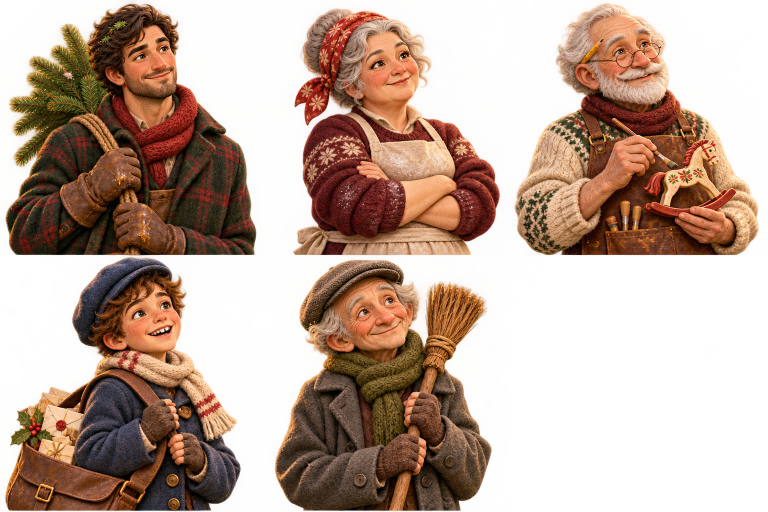
#> input picture games/christmas-market/art/story-cast.png, 1536 x 1024 px (shown at 1/2 size)
$ python prepare_story_cast.py
#> lines starting #> are read from the running program, lines starting #| are printed output that depends on the picture
#!/usr/bin/env python3
"""Register the ImageGen story busts on the existing dialogue canvas."""
import argparse
from pathlib import Path

from PIL import Image

ROOT = Path(__file__).resolve().parents[1]
SIZE = (320, 480)
# Crop windows on the 1536×1024 sheet. Include the full visible silhouette.
CROPS = {
    'theo': (8, 0, 512, 511),
    'agnes': (580, 0, 1006, 511),
    'henrik': (1025, 0, 1523, 511),
    'pip': (6, 512, 488, 1022),
    'wren': (545, 512, 990, 1022),
}
NEW_CROPS = {
    'alder': (62, 0, 600, 618),
    'finch': (642, 0, 1227, 618),
    'mary': (0, 624, 621, 1242),
    'rosa': (644, 624, 1254, 1242),
}


def export(key, atlas, crop, check):
    # Keep the atlas's right-facing pose. Dialogue mirrors the right slot.
    bust = atlas.crop(crop)
    bust.thumbnail(SIZE, Image.Resampling.LANCZOS)
    image = Image.new('RGBA', SIZE)
    image.paste(bust, ((SIZE[0] - bust.width) // 2, SIZE[1] - bust.height))
    path = ROOT / 'data/story/characters' / f'{key}.png'
    if check:
        # PNG compression can vary between platforms. The art contract is the
        # decoded RGBA canvas, including the authored alpha.
        with Image.open(path) as saved:
            assert saved.mode == image.mode and saved.size == image.size and saved.tobytes() == image.tobytes(), (
                f'Stale story bust: {path}')
    else:
        image.save(path, 'PNG')


def prepare(check=False):
#> called with check = False
    for name, size, crops in (
        ('story-cast.png', (1536, 1024), CROPS),
        ('new-story-cast.png', (1254, 1254), NEW_CROPS),
    ):
        with Image.open(ROOT / 'art' / name) as atlas:
#> atlas is the input picture: PIL image 1536x1024 RGBA; mean R, G, B, A 119.5, 87.4, 66.9, 128.1
            assert atlas.mode == 'RGBA' and atlas.size == size
            for key, crop in crops.items():
                export(key, atlas, crop, check)
#> in export, `bust = atlas.crop(crop)`:
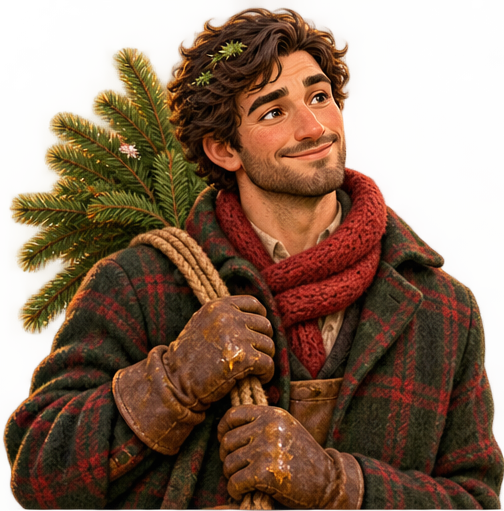
#> bust: PIL image 504x511 RGBA; mean R, G, B, A 111.1, 78, 52, 179.6; transparent parts drawn white
#> in export, `bust.thumbnail(SIZE, Image.Resampling.LANCZOS)`:
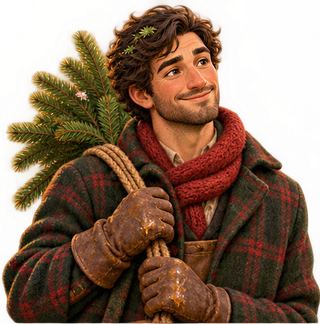
#> bust: PIL image 320x324 RGBA; mean R, G, B, A 112.7, 73.6, 38.8, 179.6; transparent parts drawn white
#> in export, `image = Image.new('RGBA', SIZE)`: image: PIL image 320x480 RGBA; every value is 0
#> in export, `image.paste(bust, ((SIZE[0] - bust.width) // 2, SIZE[1] - bust.height))`:
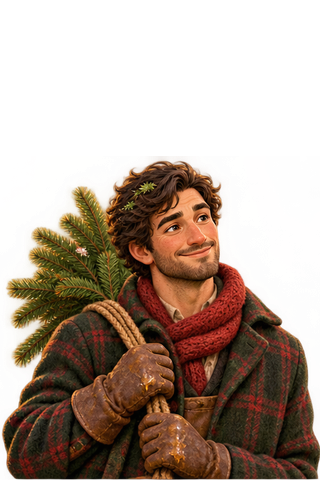
#> image: PIL image 320x480 RGBA; mean R, G, B, A 76.1, 49.7, 26.2, 121.2; transparent parts drawn white
#> pass 2 of the loop in prepare, `for name, size, crops in (`:
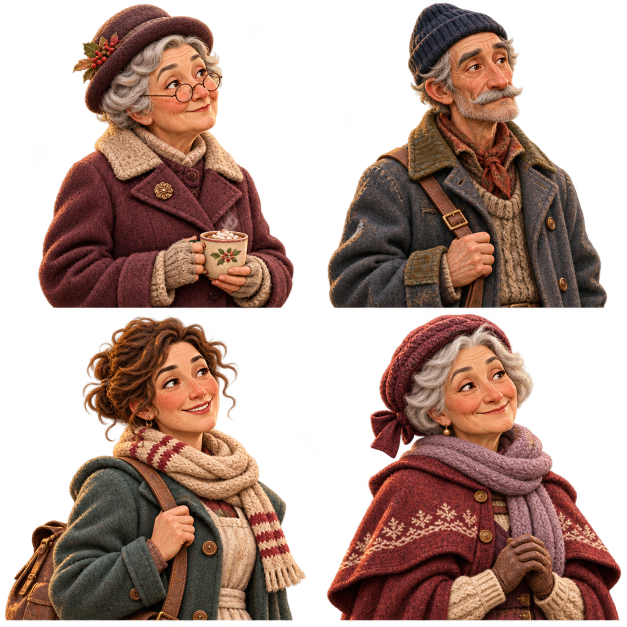
#> input picture games/christmas-market/art/new-story-cast.png, 1254 x 1254 px (shown at 1/2 size)
#> in prepare, atlas is the input picture: PIL image 1254x1254 RGBA; mean R, G, B, A 71.2, 44.7, 34.8, 138.3
#> in export (call 6), `bust = atlas.crop(crop)`:
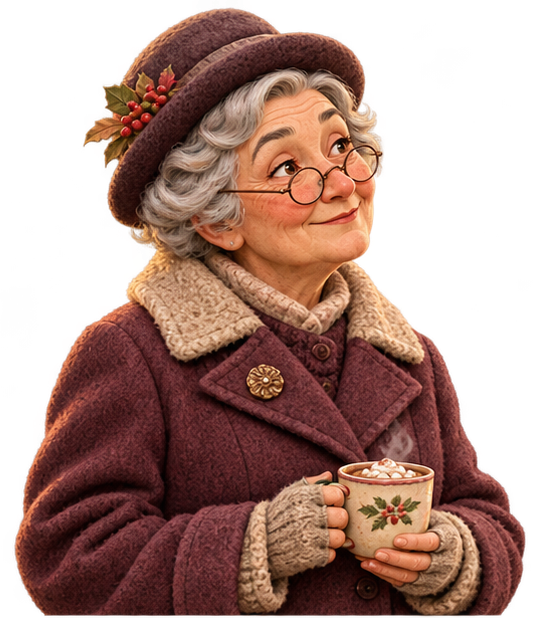
#> bust: PIL image 538x618 RGBA; mean R, G, B, A 81.4, 48.2, 38.5, 154.9; transparent parts drawn white
#> in export (call 6), `image.paste(bust, ((SIZE[0] - bust.width) // 2, SIZE[1] - bust.height))`:
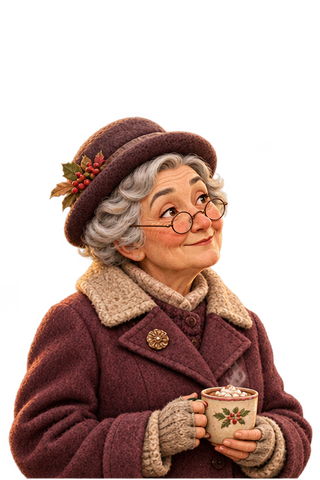
#> image: PIL image 320x480 RGBA; mean R, G, B, A 62.1, 36.9, 29.4, 118.8; transparent parts drawn white
    print(f'Christmas Market: {len(CROPS) + len(NEW_CROPS)} painted supporting busts')


if __name__ == '__main__':
    parser = argparse.ArgumentParser(description=__doc__)
    parser.add_argument('--check', action='store_true')
    prepare(parser.parse_args().check)
